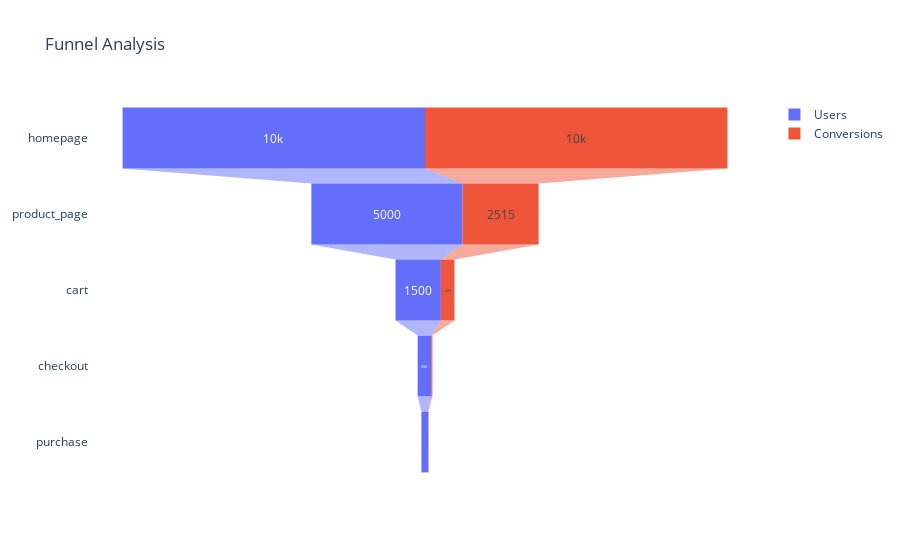

The code cell stored with this chart in its notebook:
### Code cell
import plotly.graph_objects as go
import plotly.io as pio
pio.templates.default = "plotly_white"

#define the funnel stages
funnel_stages = ['homepage', 'product_page', 'cart', 'checkout', 'purchase']

### Figure 1 — Plotly figure (JSON) as saved in the notebook; plotly's stock layout.template omitted (floating-point values rounded to 4 significant figures)
{"data": [{"name": "Users", "textinfo": "value", "textposition": "inside", "type": "funnel", "x": [10000, 5000, 1500, 450, 225], "y": ["homepage", "product_page", "cart", "checkout", "purchase"]}, {"name": "Conversions", "textinfo": "value", "textposition": "inside", "type": "funnel", "x": [10000, 2515, 449, 36, 14], "y": ["homepage", "product_page", "cart", "checkout", "purchase"]}], "layout": {"funnelmode": "stack", "title": {"text": "Funnel Analysis"}}}
